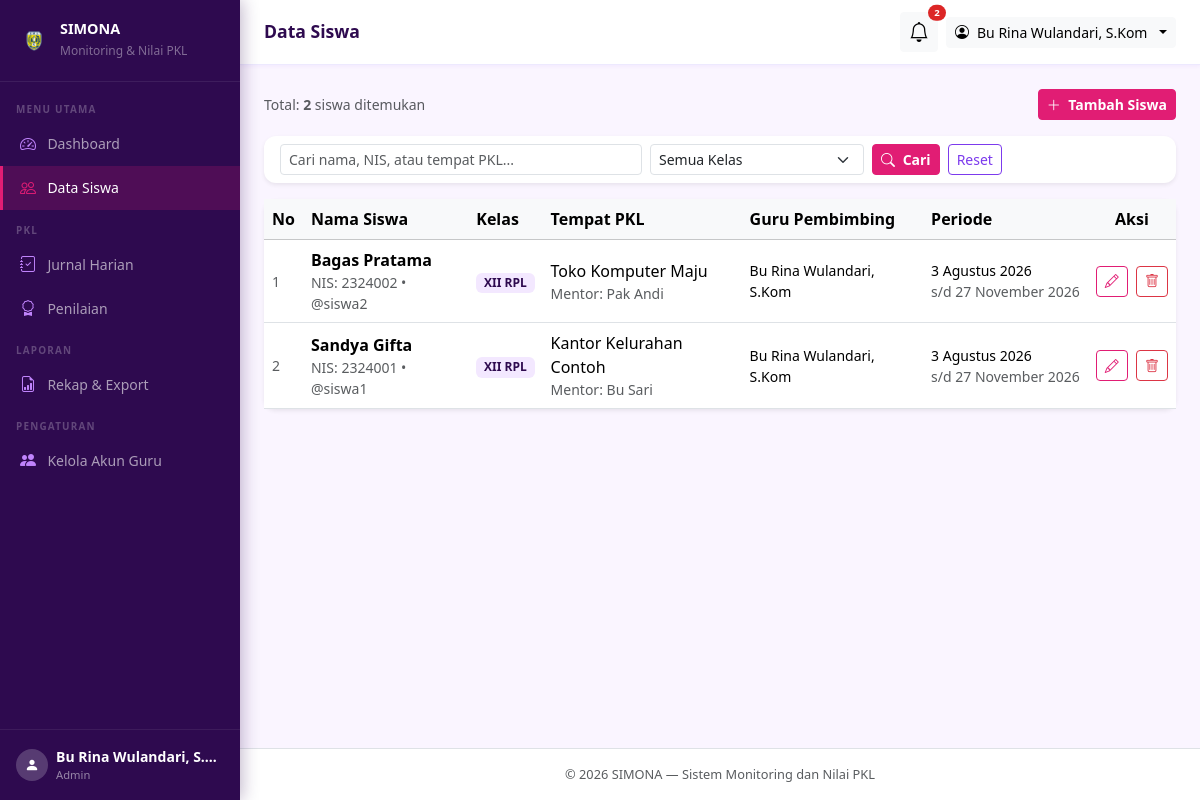
The page /admin/siswa/index.php (signed in) on the database its author committed.
### tables this page shows
CREATE TABLE IF NOT EXISTS `users` (
  `id`         INT UNSIGNED  NOT NULL AUTO_INCREMENT,
  `nama`       VARCHAR(100)  NOT NULL,
  `username`   VARCHAR(50)   NOT NULL,
  `password`   VARCHAR(255)  NOT NULL COMMENT 'Hasil password_hash(), bukan teks asli',
  `role`       ENUM('admin','siswa') NOT NULL DEFAULT 'siswa',
  `created_at` TIMESTAMP     NOT NULL DEFAULT CURRENT_TIMESTAMP,
  PRIMARY KEY (`id`),
  UNIQUE KEY `uq_username` (`username`)
);

CREATE TABLE IF NOT EXISTS `siswa` (
  `id`                        INT UNSIGNED  NOT NULL AUTO_INCREMENT,
  `user_id`                   INT UNSIGNED  NOT NULL COMMENT 'Relasi ke users.id (akun siswa)',
  `nis`                       VARCHAR(20)   NOT NULL COMMENT 'Nomor Induk Siswa',
  `kelas`                     VARCHAR(20)   NOT NULL COMMENT 'Contoh: XII RPL 1',
  `tempat_pkl`                VARCHAR(150)  NOT NULL COMMENT 'Nama perusahaan/instansi',
  `alamat_pkl`                VARCHAR(255)  DEFAULT NULL COMMENT 'Alamat tempat PKL, boleh kosong',
  `nama_pembimbing_industri`  VARCHAR(100)  NOT NULL COMMENT 'Mentor di tempat PKL, hanya data',
  `no_hp_pembimbing_industri` VARCHAR(20)   DEFAULT NULL COMMENT 'Boleh kosong',
  `guru_pembimbing_id`        INT UNSIGNED  NOT NULL COMMENT 'Relasi ke users.id (guru/admin)',
  `tgl_mulai`                 DATE          NOT NULL,
  `tgl_selesai`               DATE          NOT NULL COMMENT 'Tidak boleh sebelum tgl_mulai',
  PRIMARY KEY (`id`),
  UNIQUE KEY `uq_nis`     (`nis`),
  UNIQUE KEY `uq_user_id` (`user_id`),
  KEY `idx_guru_pembimbing` (`guru_pembimbing_id`),
  KEY `idx_kelas`           (`kelas`),
  CONSTRAINT `fk_siswa_user`
    FOREIGN KEY (`user_id`)
    REFERENCES `users`(`id`)
    ON DELETE CASCADE,
  CONSTRAINT `fk_siswa_guru`
    FOREIGN KEY (`guru_pembimbing_id`)
    REFERENCES `users`(`id`)
    ON DELETE RESTRICT    
);

### includes/auth.php (called while the page is built, shortened)
<?php
function current_user(): array
{
    return [
        'user_id'  => $_SESSION['user_id']  ?? null,
        'nama'     => $_SESSION['nama']     ?? '',
        'username' => $_SESSION['username'] ?? '',
        'role'     => $_SESSION['role']     ?? '',
        'siswa_id' => $_SESSION['siswa_id'] ?? null,
    ];
}
function current_role(): string
{
    return $_SESSION['role'] ?? '';
}

### includes/functions.php (called while the page is built, shortened)
<?php
function e(string $string): string
{
    return htmlspecialchars($string, ENT_QUOTES, 'UTF-8');
}
function format_tanggal(string $tanggal): string
{
    $bulan = [
        1  => 'Januari',  2  => 'Februari', 3  => 'Maret',
        4  => 'April',    5  => 'Mei',       6  => 'Juni',
        7  => 'Juli',     8  => 'Agustus',   9  => 'September',
        10 => 'Oktober',  11 => 'November',  12 => 'Desember',
    ];
    $ts = strtotime($tanggal);
    return date('j', $ts) . ' ' . $bulan[(int)date('n', $ts)] . ' ' . date('Y', $ts);
}

### admin/siswa/index.php (the view, shortened to what this page needs)
<?php
require_once __DIR__ . '/../../includes/auth.php';
require_once __DIR__ . '/../../includes/functions.php';
$db = get_db();
$cari  = trim($_GET['cari'] ?? '');
$page  = max(1, (int)($_GET['page'] ?? 1));
$per_page = 10;
$offset   = ($page - 1) * $per_page;
$where  = 'WHERE 1=1';
$params = [];
$count_sql = "SELECT COUNT(*) FROM siswa s JOIN users u ON s.user_id = u.id $where";
$stmt = $db->prepare($count_sql);
$stmt->execute($params);
$total = (int)$stmt->fetchColumn();
$sql = "
    SELECT s.id, s.nis, s.kelas, s.tempat_pkl, s.tgl_mulai, s.tgl_selesai,
           s.nama_pembimbing_industri,
           u.nama AS nama_siswa, u.username,
           g.nama AS nama_guru
    FROM siswa s
    JOIN users u ON s.user_id = u.id
    JOIN users g ON s.guru_pembimbing_id = g.id
    $where
    ORDER BY s.kelas, u.nama
    LIMIT $per_page OFFSET $offset
";
$stmt = $db->prepare($sql);
$stmt->execute($params);
$siswa_list = $stmt->fetchAll();
$page_title = 'Data Siswa';
require_once __DIR__ . '/../../includes/header.php';
?>
<div class="d-flex justify-content-between align-items-center mb-3">
  <div>
    <p class="text-muted mb-0 small">Total: <strong><?= $total ?></strong> siswa ditemukan</p>
  </div>
  <a href="<?= APP_URL ?>/admin/siswa/tambah.php" class="btn btn-primary btn-sm">
    <i class="bi bi-plus-lg me-1"></i> Tambah Siswa
  </a>
</div>
<div class="card border-0 shadow-sm mb-3">
  <div class="card-body py-2">
    <form method="GET" class="row g-2 align-items-end">
      <div class="col-12 col-md-5">
        <input type="text" name="cari" class="form-control form-control-sm"
               placeholder="Cari nama, NIS, atau tempat PKL..."
               value="<?= e($cari) ?>">
      </div>
      <div class="col-6 col-md-3">
        <select name="kelas" class="form-select form-select-sm">
          <option value="">Semua Kelas</option>
        </select>
      </div>
      <div class="col-6 col-md-4 d-flex gap-2">
        <button type="submit" class="btn btn-primary btn-sm">
          <i class="bi bi-search me-1"></i> Cari
        </button>
        <a href="<?= APP_URL ?>/admin/siswa/index.php" class="btn btn-outline-secondary btn-sm">Reset</a>
      </div>
    </form>
  </div>
</div>
<div class="card border-0 shadow-sm">
  <div class="card-body p-0">
    <?php if (empty($siswa_list)): ?>
      <div class="text-center py-5 text-muted">
        <i class="bi bi-search fs-3 d-block mb-2"></i>
        Tidak ada data siswa ditemukan.
      </div>
    <?php else: ?>
      <div class="table-responsive">
        <table class="table table-hover align-middle mb-0">
          <thead class="table-light">
            <tr>
              <th>No</th>
              <th>Nama Siswa</th>
              <th>Kelas</th>
              <th>Tempat PKL</th>
              <th>Guru Pembimbing</th>
              <th>Periode</th>
              <th class="text-center">Aksi</th>
            </tr>
          </thead>
          <tbody>
            <?php foreach ($siswa_list as $i => $s): ?>
            <tr>
              <td class="text-muted small"><?= $offset + $i + 1 ?></td>
              <td>
                <div class="fw-semibold"><?= e($s['nama_siswa']) ?></div>
                <div class="text-muted small">NIS: <?= e($s['nis']) ?> &bull; @<?= e($s['username']) ?></div>
              </td>
              <td><span class="badge bg-light text-dark"><?= e($s['kelas']) ?></span></td>
              <td>
                <div><?= e($s['tempat_pkl']) ?></div>
                <div class="text-muted small">Mentor: <?= e($s['nama_pembimbing_industri']) ?></div>
              </td>
              <td class="small"><?= e($s['nama_guru']) ?></td>
              <td class="small text-nowrap">
                <?= format_tanggal($s['tgl_mulai']) ?><br>
                <span class="text-muted">s/d <?= format_tanggal($s['tgl_selesai']) ?></span>
              </td>
              <td class="text-center text-nowrap">
                <a href="<?= APP_URL ?>/admin/siswa/edit.php?id=<?= $s['id'] ?>"
                   class="btn btn-sm btn-outline-primary me-1">
                  <i class="bi bi-pencil"></i>
                </a>
                <form method="POST" class="d-inline"
                      onsubmit="return confirm('Hapus siswa <?= e(addslashes($s['nama_siswa'])) ?>? Semua jurnal dan nilainya ikut terhapus!')">
                  <button type="submit" class="btn btn-sm btn-outline-danger">
                    <i class="bi bi-trash"></i>
                  </button>
                </form>
              </td>
            </tr>
            <?php endforeach; ?>
          </tbody>
        </table>
      </div>
    <?php endif; ?>
  </div>
</div>
<?php require_once __DIR__ . '/../../includes/footer.php'; ?>

### includes/header.php (shortened to what this page needs)
<?php
require_once __DIR__ . '/../includes/functions.php';
require_once __DIR__ . '/../includes/auth.php';
$page_title = $page_title ?? 'Monitoring PKL';
$user       = current_user();
$role       = current_role();
$base = ($role === 'admin') ? APP_URL . '/admin' : APP_URL . '/siswa';
$current = basename($_SERVER['PHP_SELF']);
$current_dir = basename(dirname($_SERVER['PHP_SELF']));
?>
<!DOCTYPE html>
<html lang="id">
<head>
  <link href="https://cdn.jsdelivr.net/npm/bootstrap@5.3.3/dist/css/bootstrap.min.css" rel="stylesheet">
  <link href="https://cdn.jsdelivr.net/npm/bootstrap-icons@1.11.3/font/bootstrap-icons.min.css" rel="stylesheet">
</head>
<body>
<nav class="sidebar" id="sidebar">
  <a href="<?= $base ?>/dashboard.php" class="sidebar-brand d-flex align-items-center gap-2 text-decoration-none">
    <img src="<?= APP_URL ?>/assets/img/logo-smk.png"
         alt="Logo SMK"
         style="width:36px;height:36px;object-fit:contain;flex-shrink:0">
    <div>
      <h6 class="mb-0">SIMONA</h6>
      <small>Monitoring & Nilai PKL</small>
    </div>
  </a>
  <div class="sidebar-nav">
    <?php if ($role === 'admin'): ?>
      <div class="sidebar-label">Menu Utama</div>
      <a href="<?= APP_URL ?>/admin/dashboard.php"
         class="nav-link <?= $current === 'dashboard.php' && $current_dir === 'admin' ? 'active' : '' ?>">
        <i class="bi bi-speedometer2"></i> Dashboard
      </a>
      <a href="<?= APP_URL ?>/admin/siswa/index.php"
         class="nav-link <?= $current_dir === 'siswa' ? 'active' : '' ?>">
        <i class="bi bi-people"></i> Data Siswa
      </a>
      <div class="sidebar-label">PKL</div>
      <a href="<?= APP_URL ?>/admin/jurnal/index.php"
         class="nav-link <?= $current_dir === 'jurnal' ? 'active' : '' ?>">
        <i class="bi bi-journal-check"></i> Jurnal Harian
      </a>
      <a href="<?= APP_URL ?>/admin/nilai/index.php"
         class="nav-link <?= $current_dir === 'nilai' ? 'active' : '' ?>">
        <i class="bi bi-award"></i> Penilaian
      </a>
      <div class="sidebar-label">Laporan</div>
      <a href="<?= APP_URL ?>/admin/laporan/index.php"
         class="nav-link <?= $current_dir === 'laporan' ? 'active' : '' ?>">
        <i class="bi bi-file-earmark-bar-graph"></i> Rekap & Export
      </a>
      <div class="sidebar-label">Pengaturan</div>
      <a href="<?= APP_URL ?>/admin/akun/index.php"
         class="nav-link <?= $current_dir === 'akun' ? 'active' : '' ?>">
        <i class="bi bi-people-fill"></i> Kelola Akun Guru
      </a>
    <?php endif; ?>
  </div>
  <div class="sidebar-footer">
    <div class="d-flex align-items-center gap-2">
      <div style="width:32px;height:32px;background:rgba(255,255,255,0.2);border-radius:50%;display:flex;align-items:center;justify-content:center;flex-shrink:0">
        <i class="bi bi-person-fill text-white small"></i>
      </div>
      <div style="min-width:0">
        <div class="text-white small fw-semibold text-truncate"><?= e($user['nama']) ?></div>
        <div style="color:rgba(255,255,255,0.5);font-size:0.7rem"><?= $role === 'admin' ? 'Admin' : 'Siswa' ?></div>
      </div>
    </div>
  </div>
</nav>
<div class="main-wrapper">
  <div class="topbar">
    <div class="d-flex align-items-center gap-3">
      <h5 class="page-heading"><?= e($page_title) ?></h5>
    </div>
    <div class="d-flex align-items-center gap-2">
      <?php if ($role === 'admin'):
        $db_bell = get_db();
        $pending_count = $db_bell->query("SELECT COUNT(*) FROM jurnal_harian WHERE status_verifikasi='menunggu'")->fetchColumn();
      ?>
      <div class="dropdown">
        <button class="btn btn-sm btn-light position-relative" data-bs-toggle="dropdown" aria-expanded="false">
          <i class="bi bi-bell fs-5"></i>
          <?php if ($pending_count > 0): ?>
            <span class="position-absolute top-0 start-100 translate-middle badge rounded-pill bg-danger"
                  style="font-size:0.6rem">
              <?= $pending_count > 9 ? '9+' : $pending_count ?>
            </span>
          <?php endif; ?>
        </button>
      </div>
      <?php endif; ?>
      <div class="dropdown">
        <button class="btn btn-sm btn-light dropdown-toggle d-flex align-items-center gap-2" data-bs-toggle="dropdown">
          <i class="bi bi-person-circle"></i>
          <span class="d-none d-sm-inline"><?= e($user['nama']) ?></span>
        </button>
      </div>
    </div>
  </div>
  <div class="content-area">

### includes/header.php (style rules this page uses)
:root { --sidebar-width: 240px; --primary: #2E0A4F; --accent: #E11D74; --accent-soft: #7C3AED; --accent-light: rgba(225,29,116,0.1); --accent-soft-light: rgba(124,58,237,0.1); }
body { background: #FAF5FF; font-family: 'Segoe UI', sans-serif; }
.sidebar { width: var(--sidebar-width); min-height: 100%; height: 100%; background: var(--primary); position: fixed; top: 0; left: 0; bottom: 0; z-index: 1000; transition: transform 0.3s ease; display: flex; flex-direction: column; box-shadow: 2px 0 16px rgba(46,10,79,0.3); }
.sidebar-brand { padding: 1.25rem 1rem; border-bottom: 1px solid rgba(255,255,255,0.08); text-decoration: none; }
.sidebar-brand h6 { color: #fff; font-weight: 700; margin: 0; font-size: 0.9rem; }
.sidebar-brand small { color: rgba(255,255,255,0.4); font-size: 0.75rem; }
.sidebar-nav { padding: 0.5rem 0; flex: 1; }
.sidebar-label { padding: 0.75rem 1rem 0.25rem; font-size: 0.62rem; font-weight: 700; letter-spacing: 1.2px; text-transform: uppercase; color: rgba(255,255,255,0.25); }
.sidebar-nav .nav-link { color: rgba(255,255,255,0.6); padding: 0.6rem 1rem; display: flex; align-items: center; gap: 0.65rem; font-size: 0.875rem; transition: all 0.2s; margin: 1px 0; border-left: 3px solid transparent; }
.sidebar-nav .nav-link.active { background: rgba(225,29,116,0.18); color: #fff; border-left-color: var(--accent); }
.sidebar-nav .nav-link i { color: #c084fc; font-size: 1rem; width: 18px; text-align: center; }
.sidebar-nav .nav-link.active i { color: var(--accent); }
.sidebar-footer { padding: 1rem; border-top: 1px solid rgba(255,255,255,0.07); }
.main-wrapper { margin-left: var(--sidebar-width); min-height: 100vh; display: flex; flex-direction: column; }
.topbar { background: #fff; border-bottom: 1px solid #ede9fe; padding: 0.75rem 1.5rem; display: flex; align-items: center; justify-content: space-between; position: sticky; top: 0; z-index: 999; box-shadow: 0 1px 4px rgba(124,58,237,0.07); }
.topbar .page-heading { font-weight: 700; color: var(--primary); margin: 0; font-size: 1.1rem; }
.content-area { padding: 1.5rem; flex: 1; }
.btn-primary { background: var(--accent) !important; border-color: var(--accent) !important; color: #fff !important; font-weight: 600 !important; }
.btn-outline-primary { color: var(--accent) !important; border-color: var(--accent) !important; }
.btn-outline-secondary { color: var(--accent-soft) !important; border-color: var(--accent-soft) !important; }
.badge.bg-danger { background: #dc2626 !important; }
.badge.bg-light { background: #f3e8ff !important; color: var(--primary) !important; }
a { color: var(--accent-soft); }
.card { border-radius: 12px !important; }

### rows shown on the page
users: nama "Bu Rina Wulandari, S.…", nama "Bu Rina Wulandari, S.Kom"
siswa: i "1", user.nama "Bagas Pratama", nis "2324002", user.username "siswa2", kelas "XII RPL", tempat_pkl "Toko Komputer Maju", nama_pembimbing_industri "Pak Andi", guru_pembimbing.nama "Bu Rina Wulandari, S.Kom", tgl_mulai "3 Agustus 2026", tgl_selesai "27 November 2026"
siswa: i "2", user.nama "Sandya Gifta", nis "2324001", user.username "siswa1", kelas "XII RPL", tempat_pkl "Kantor Kelurahan Contoh", nama_pembimbing_industri "Bu Sari", guru_pembimbing.nama "Bu Rina Wulandari, S.Kom", tgl_mulai "3 Agustus 2026", tgl_selesai "27 November 2026"

### other values the page prints
$page_title "Data Siswa"
$pending_count "2"
$total "2"
